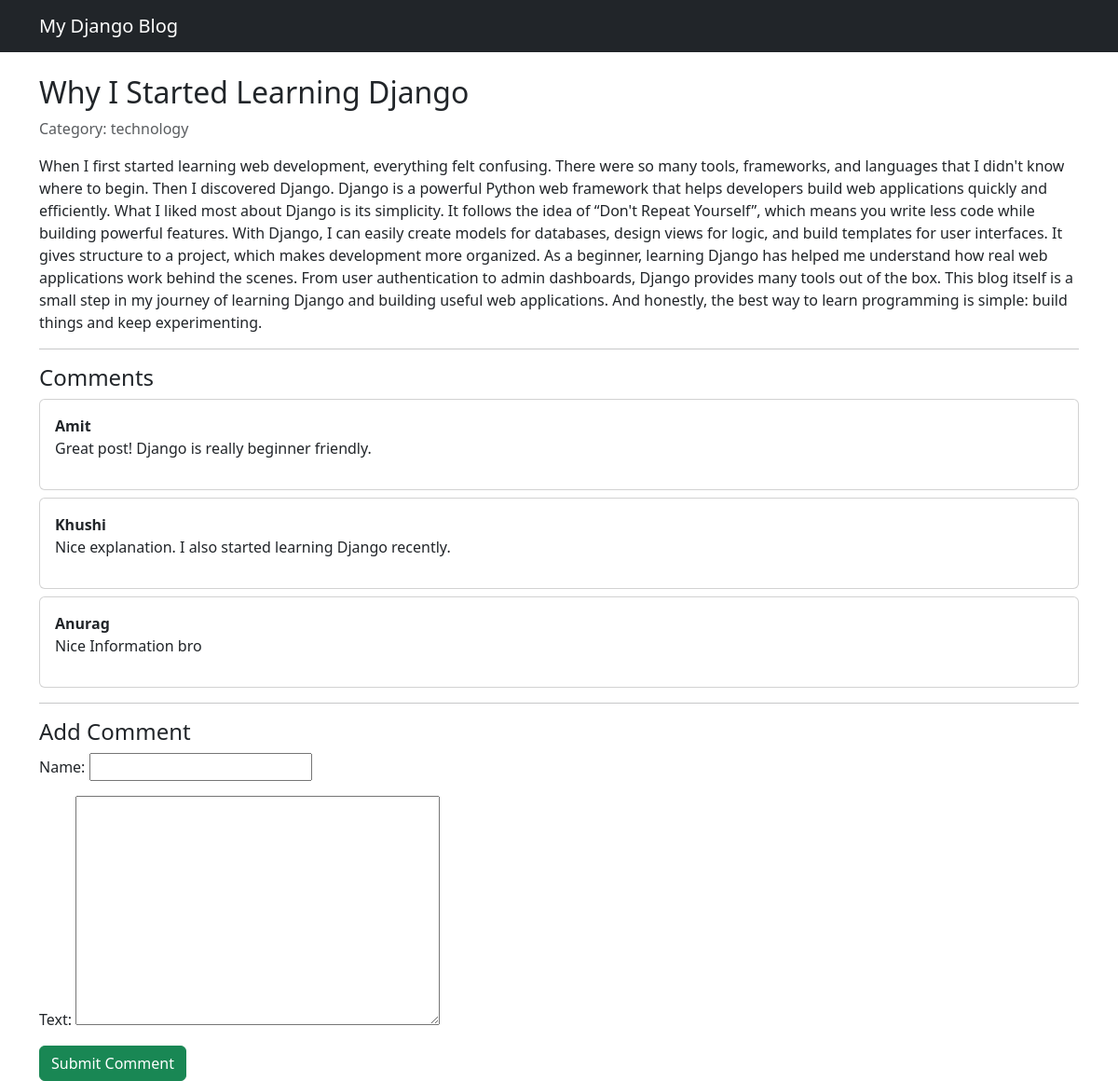
/post/technology/, run on the app's committed database.
### blog/models.py (models this page shows, shortened)
class Post(models.Model):
    title = models.CharField(max_length=200)
    slug = models.SlugField(unique=True)
    content = models.TextField()
    category = models.ForeignKey(
        Category,
        on_delete=models.CASCADE,
        related_name="posts"
    )
    created_at = models.DateTimeField(auto_now_add=True)

class Category(models.Model):
    name = models.CharField(max_length=100)
    slug = models.SlugField(unique=True)

class Comment(models.Model):
    post = models.ForeignKey(
        Post,
        on_delete=models.CASCADE,
        related_name="comments"
    )
    name = models.CharField(max_length=100)
    text = models.TextField()
    created_at = models.DateTimeField(auto_now_add=True)

### blog/views.py (the view)
# urls.py: path("post/<slug:slug>/", views.post_detail, name="post_detail"),
def post_detail(request, slug):
    post = get_object_or_404(Post, slug=slug)
    comments = post.comments.all()
    form = CommentForm(request.POST or None)
    if request.method == "POST" and form.is_valid():
        comment = form.save(commit=False)
        comment.post = post
        comment.save()
        return redirect("post_detail", slug=post.slug)
    return render(request, "post_detail.html", {
        "post": post,
        "comments": comments,
        "form": form
    })

### blog/forms.py
class CommentForm(forms.ModelForm):
    class Meta:
        model = Comment
        fields = ["name", "text"]

### blog/templates/post_detail.html (shortened to what this page needs)
{% extends "base.html" %}
{% block content %}
<h2>{{ post.title }}</h2>
<p class="text-muted">
    Category: {{ post.category.name }}
</p>
<p class="mt-3">
    {{ post.content }}
</p>
<hr>
<h4>Comments</h4>
{% for comment in comments %}
<div class="card mb-2">
    <div class="card-body">
        <b>{{ comment.name }}</b>
        <p>{{ comment.text }}</p>
    </div>
</div>
{% empty %}
<p>No comments yet.</p>
{% endfor %}
<hr>
<h4>Add Comment</h4>
<form method="post">
    {{ form.as_p }}
    <button class="btn btn-success">
        Submit Comment
    </button>
</form>
{% endblock %}

### data on the page
Post: title "Why I Started Learning Django", category.name "technology", content "When I first started learning web development, everything felt confusing. There were so many tools, frameworks, and languages that I didn't know where to begin. Then I discovered Django. Django is a powerful Python web framework that helps developers build web applications quickly and efficiently. What I liked most about Django is its simplicity. It follows the idea of “Don't Repeat Yourself”, which means you write less code while building powerful features. With Django, I can easily create models for databases, design views for logic, and build templates for user interfaces. It gives structure to a project, which makes development more organized. As a beginner, learning Django has helped…"
Comment: name "Amit", text "Great post! Django is really beginner friendly."
Comment: name "Khushi", text "Nice explanation. I also started learning Django recently."
Comment: name "Anurag", text "Nice Information bro"
